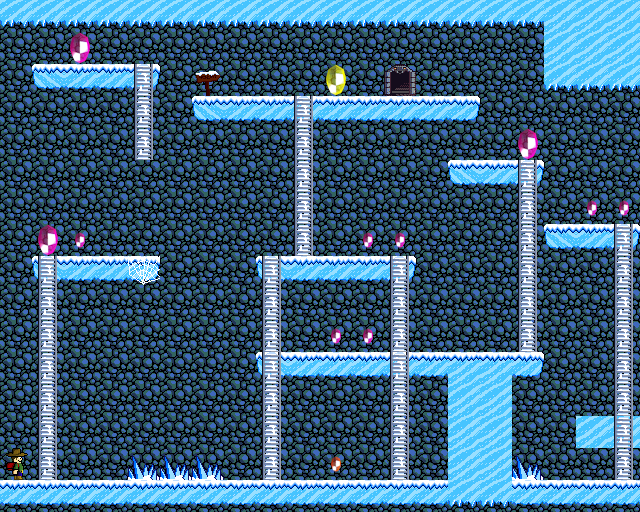

A 2D game scene composited from a Tiled map and its tileset images. What follows is a short description and the map's XML, with each tile layer's data collapsed to a summary:
An orthogonal 20x16 tile map with 32x32 px tiles, 4 tile layers (parrallax_layer, platforms_layer, interaction_layer, sprite_layer).

<map version="1.0" orientation="orthogonal" width="20" height="16" tilewidth="32" tileheight="32">
 <tileset firstgid="1" name="level_1" tilewidth="32" tileheight="32">
  <image source="../tiles.png" width="512" height="512" />
  <tile id="4">
   <properties>
    <property name="col" value="1" />
   </properties>
  </tile>
  <tile id="5">
   <properties>
    <property name="col" value="1" />
   </properties>
  </tile>
  <tile id="6">
   <properties>
    <property name="col" value="1" />
   </properties>
  </tile>
  <tile id="16">
   <properties>
    <property name="ladder" value="1" />
   </properties>
  </tile>
  <tile id="17">
   <properties>
    <property name="ladder" value="1" />
   </properties>
  </tile>
  <tile id="18">
   <properties>
    <property name="spawn" value="Flower" />
   </properties>
  </tile>
  <tile id="20">
   <properties>
    <property name="col" value="1" />
   </properties>
  </tile>
  <tile id="21">
   <properties>
    <property name="col" value="1" />
   </properties>
  </tile>
  <tile id="22">
   <properties>
    <property name="col" value="1" />
   </properties>
  </tile>
  <tile id="32">
   <properties>
    <property name="spawn" value="Spider" />
   </properties>
  </tile>
  <tile id="33">
   <properties>
    <property name="spawn" value="Zombie" />
   </properties>
  </tile>
  <tile id="36">
   <properties>
    <property name="col" value="1" />
   </properties>
  </tile>
  <tile id="37">
   <properties>
    <property name="col" value="1" />
   </properties>
  </tile>
  <tile id="53">
   <properties>
    <property name="spawn" value="big_blue_jewel" />
   </properties>
  </tile>
  <tile id="69">
   <properties>
    <property name="spawn" value="blue_jewel" />
   </properties>
  </tile>
 </tileset>
 <layer name="parrallax_layer" width="20" height="16">
  <data>[320 cells, 320 non-empty, 2 distinct tile ids]</data>
 </layer>
 <layer name="platforms_layer" width="20" height="16">
  <data>[320 cells, 89 non-empty, 6 distinct tile ids]</data>
 </layer>
 <layer name="interaction_layer" width="20" height="16">
  <data>[320 cells, 48 non-empty, 4 distinct tile ids]</data>
 </layer>
 <layer name="sprite_layer" width="20" height="16">
  <data>[320 cells, 18 non-empty, 7 distinct tile ids]</data>
 </layer>
</map>